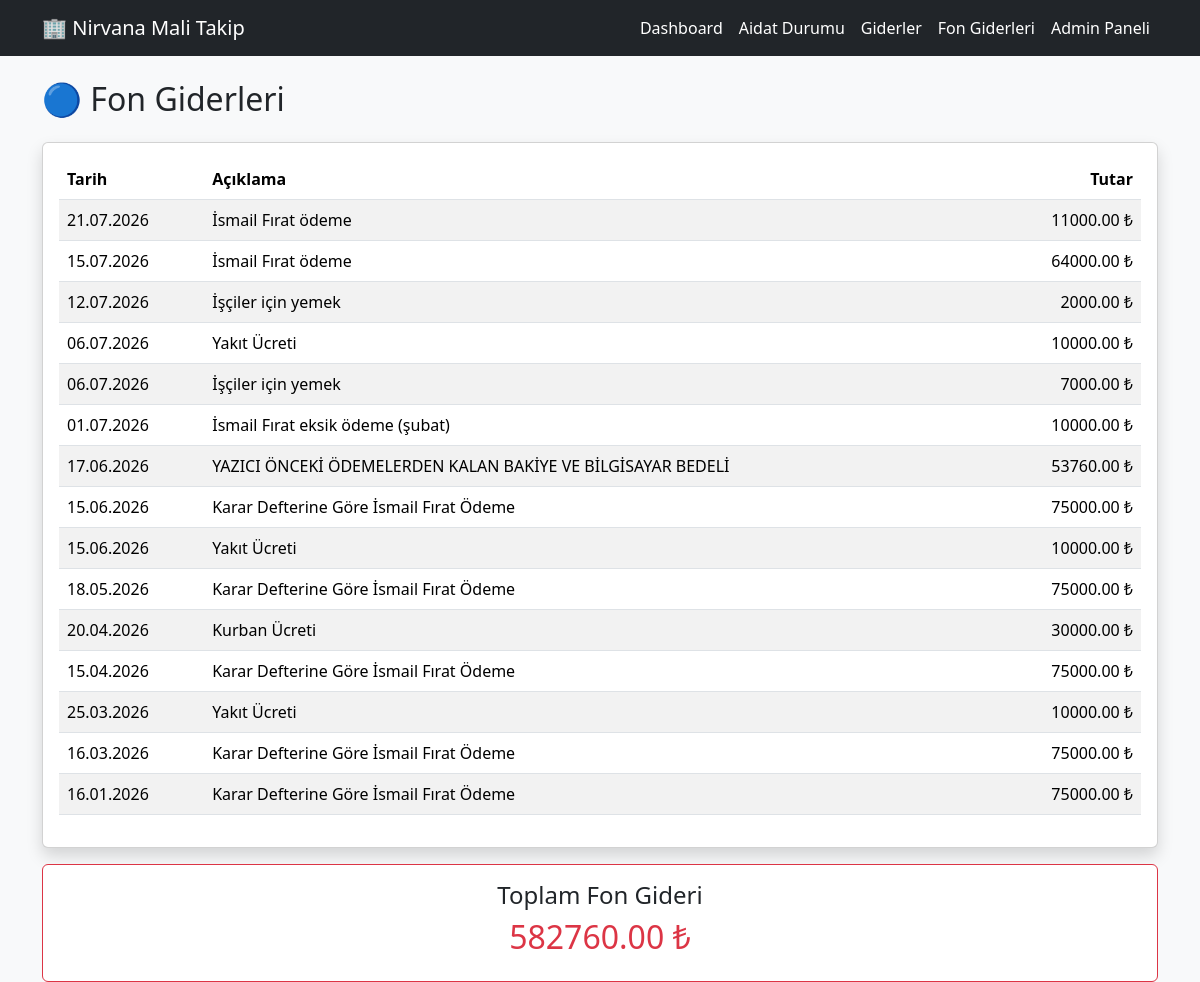
The page /fon-giderleri/ (signed in) on the database its author committed.
### core/models.py (models this page shows, shortened)
class FonHareketi(models.Model):
    HAREKET_TIPI = [
    ("GELIR", "Gelir"),
    ("GIDER", "Gider"),
    ("HAKEDIS", "Hakediş"),
]
    tarih = models.DateField()
    hareket_tipi = models.CharField(
        max_length=10,
        choices=HAREKET_TIPI
    )
    aciklama = models.CharField(
        max_length=500
    )
    tutar = models.DecimalField(
        max_digits=12,
        decimal_places=2
    )
    created_at = models.DateTimeField(
        auto_now_add=True
    )
    class Meta:
        verbose_name = "Fon Hareketi"
        verbose_name_plural = "Fon Hareketleri"

### core/views.py (the view)
# urls.py: path("fon-giderleri/", fon_giderleri, name="fon_giderleri"),
@staff_member_required
def fon_giderleri(request):
    giderler = FonHareketi.objects.filter(
        hareket_tipi="GIDER"
    ).order_by("-tarih")
    toplam = sum(
        x.tutar
        for x in giderler
    )
    context = {
        "giderler": giderler,
        "toplam": toplam,
    }
    return render(
        request,
        "core/fon_giderleri.html",
        context
    )

### core/templates/core/fon_giderleri.html
{% extends "core/base_finans.html" %}
{% block content %}
<h2 class="mb-4">
    🔵 Fon Giderleri
</h2>
<div class="card shadow">
    <div class="card-body">
        <table class="table table-striped">
            <thead>
                <tr>
                    <th>Tarih</th>
                    <th>Açıklama</th>
                    <th class="text-end">Tutar</th>
                </tr>
            </thead>
            <tbody>
                {% for gider in giderler %}
                <tr>
                    <td>
                        {{ gider.tarih|date:"d.m.Y" }}
                    </td>
                    <td>
                        {{ gider.aciklama }}
                    </td>
                    <td class="text-end">
                        {{ gider.tutar }} ₺
                    </td>
                </tr>
                {% endfor %}
            </tbody>
        </table>
    </div>
</div>
<div class="card mt-3 border-danger">
    <div class="card-body text-center">
        <h4>
            Toplam Fon Gideri
        </h4>
        <h2 class="text-danger">
            {{ toplam }} ₺
        </h2>
    </div>
</div>
{% endblock %}

### core/templates/core/base_finans.html (shortened to what this page needs)
<!DOCTYPE html>
<html lang="tr">
<head>
    <link
        href="https://cdn.jsdelivr.net/npm/bootstrap@5.3.3/dist/css/bootstrap.min.css"
        rel="stylesheet">
</head>
<body class="bg-light">
<nav class="navbar navbar-expand-lg navbar-dark bg-dark">
    <div class="container">
        <a class="navbar-brand" href="/">
            🏢 Nirvana Mali Takip
        </a>
        <div class="navbar-nav">
            <a class="nav-link text-white" href="/">
                Dashboard
            </a>
            <a class="nav-link text-white" href="/aidat-durumu">
                Aidat Durumu
            </a>
	    <a class="nav-link text-white" href="/giderler">
		Giderler
	    </a>
	    <a class="nav-link text-white" href="{% url 'fon_giderleri' %}">
		Fon Giderleri
	    </a>
  	    <a classxport/
    		Excel Export
	    </a>
	    <a class="nav-link text-white" href="/admin">
                Admin Paneli
            </a>
        </div>
    </div>
</nav>
<div class="container mt-4">
    {% block content %}
    {% endblock %}
</div>
</body>
</html>

### rows shown on the page
FonHareketi: tarih "21.07.2026", aciklama "İsmail Fırat ödeme", tutar "11000.00"
FonHareketi: tarih "15.07.2026", aciklama "İsmail Fırat ödeme", tutar "64000.00"
FonHareketi: tarih "12.07.2026", aciklama "İşçiler için yemek", tutar "2000.00"
FonHareketi: tarih "06.07.2026", aciklama "Yakıt Ücreti", tutar "10000.00"
FonHareketi: tarih "06.07.2026", aciklama "İşçiler için yemek", tutar "7000.00"
FonHareketi: tarih "01.07.2026", aciklama "İsmail Fırat eksik ödeme (şubat)", tutar "10000.00"
FonHareketi: tarih "17.06.2026", aciklama "YAZICI ÖNCEKİ ÖDEMELERDEN KALAN BAKİYE VE BİLGİSAYAR BEDELİ", tutar "53760.00"
FonHareketi: tarih "15.06.2026", aciklama "Karar Defterine Göre İsmail Fırat Ödeme", tutar "75000.00"
FonHareketi: tarih "15.06.2026", aciklama "Yakıt Ücreti", tutar "10000.00"
FonHareketi: tarih "18.05.2026", aciklama "Karar Defterine Göre İsmail Fırat Ödeme", tutar "75000.00"
FonHareketi: tarih "20.04.2026", aciklama "Kurban Ücreti", tutar "30000.00"
FonHareketi: tarih "15.04.2026", aciklama "Karar Defterine Göre İsmail Fırat Ödeme", tutar "75000.00"
FonHareketi: tarih "25.03.2026", aciklama "Yakıt Ücreti", tutar "10000.00"
FonHareketi: tarih "16.03.2026", aciklama "Karar Defterine Göre İsmail Fırat Ödeme", tutar "75000.00"
FonHareketi: tarih "16.01.2026", aciklama "Karar Defterine Göre İsmail Fırat Ödeme", tutar "75000.00"

### other values the page prints
{{ toplam }} "582760.00"
